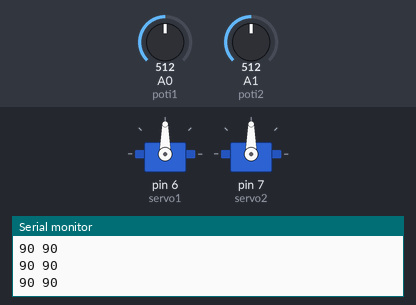
Bench run of a sketch on a simulated Arduino Uno, built with avr-gcc and run on an emulated ATmega328P. Parts: 2 × servo, the last lines printed to the serial monitor. The test bench sets the inputs (shaded band); at power-on: A0 (poti1) = 512, A1 (poti2) = 512.

Above: at 1.2 s.
1.3 s: A0 (poti1) set to 561
At 1.8 s:
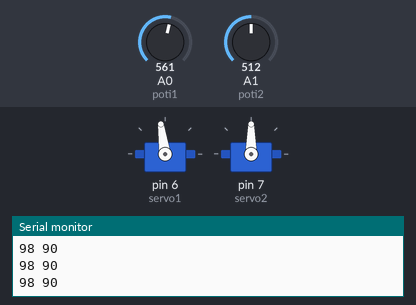
2.8 s: A0 (poti1) set to 586
At 3.3 s:
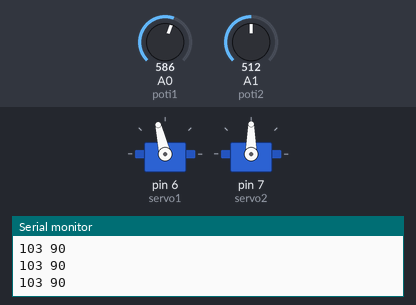
4.3 s: A1 (poti2) set to 716
At 5.5 s:
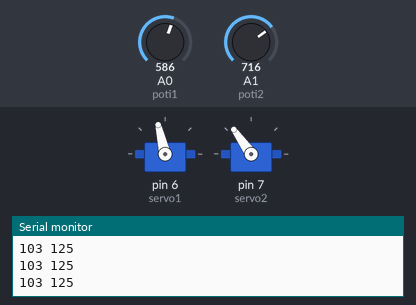
5.8 s: A1 (poti2) set to 900
At 6.7 s:
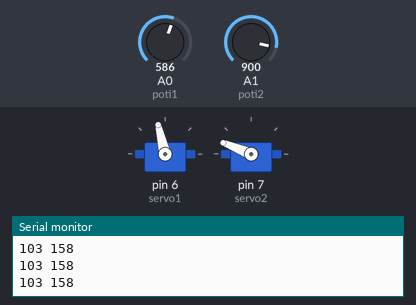
7.3 s: A0 (poti1) set to 511
At 7.9 s:
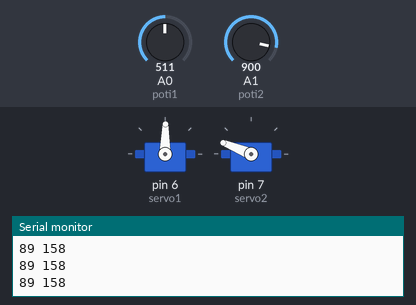
8.8 s: A1 (poti2) set to 1023
At 10.1 s:
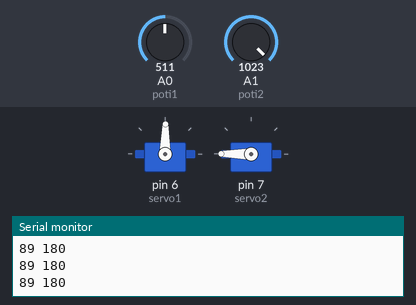
Timing chart, 0 to 11.3 s (numbered marks = the images above; inputs shaded):
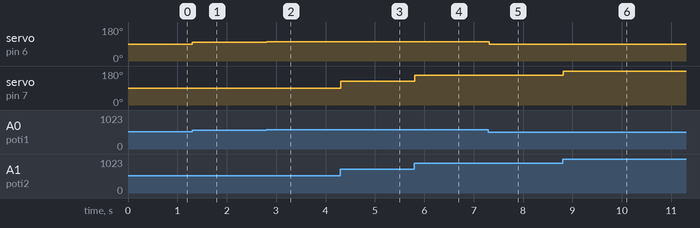

The sketch:

controlPanTilt01.ino
```cpp
#include <Servo.h>

Servo servo1;
Servo servo2;

int poti1 = 0;
int poti2 = 1;
int value1, value2;

void setup() {

  Serial.begin(9600);

  // init servos
  servo1.attach(6);
  servo2.attach(7);
}

void loop() {

  // read potis
  value1 = analogRead(poti1);
  value2 = analogRead(poti2);

  // map values potis (0-1023) to servo (0,180)
  value1 = map(value1, 0, 1023, 0, 180);
  value2 = map(value2, 0, 1023, 0, 180);

  // drive servos
  servo1.write(value1);
  servo2.write(value2);

  delay(15);

  Serial.print(value1);
  Serial.print(" ");
  Serial.println(value2);

}
```

Measured:
- after the input at 1.3 s, servo on pin 6 (servo1): 90° → 98° at once
- after the input at 2.8 s, servo on pin 6 (servo1): 98° → 103° at once
- after the input at 4.3 s, servo on pin 7 (servo2): 90° → 125° at once
- after the input at 5.8 s, servo on pin 7 (servo2): 125° → 158° at once
- after the input at 7.3 s, servo on pin 6 (servo1): 103° → 89° at once
- after the input at 8.8 s, servo on pin 7 (servo2): 158° → 180° at once
